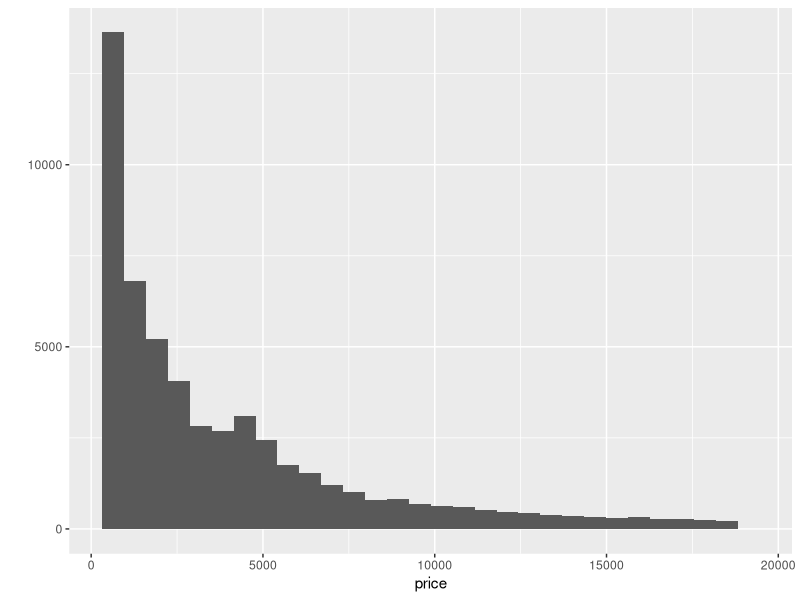
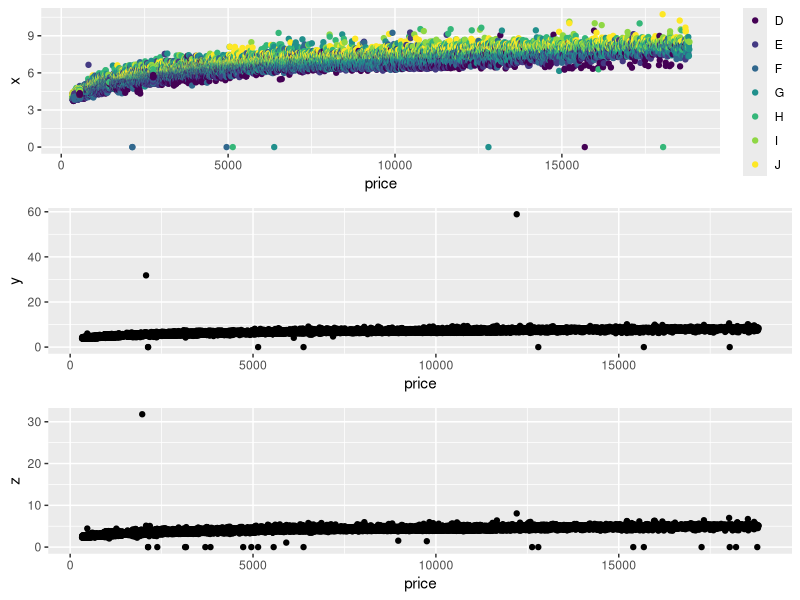
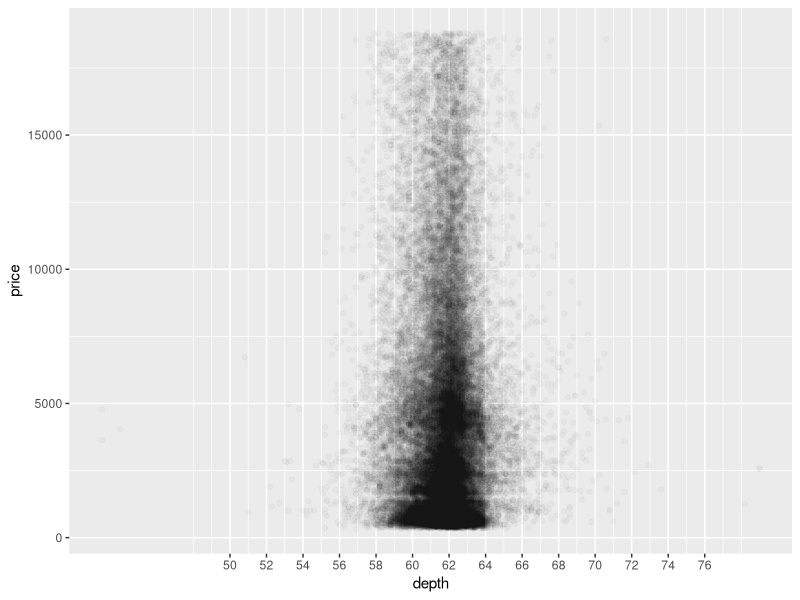
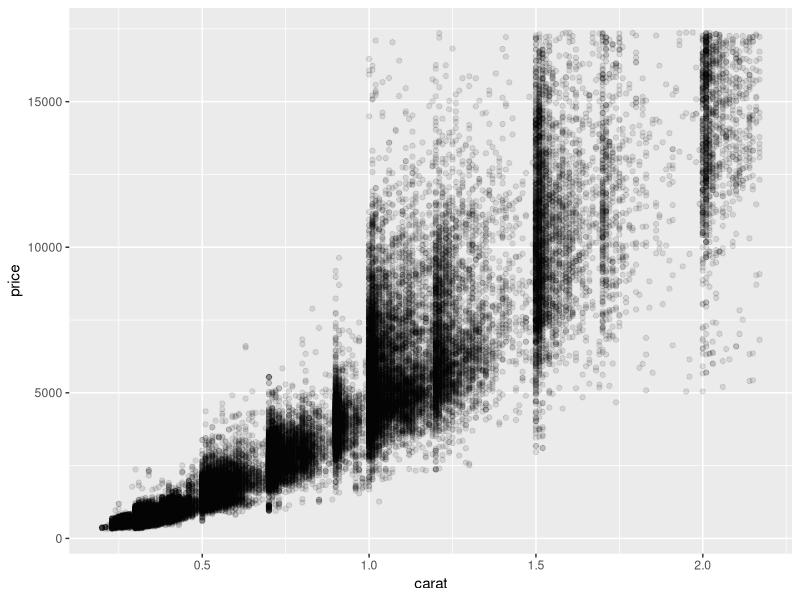
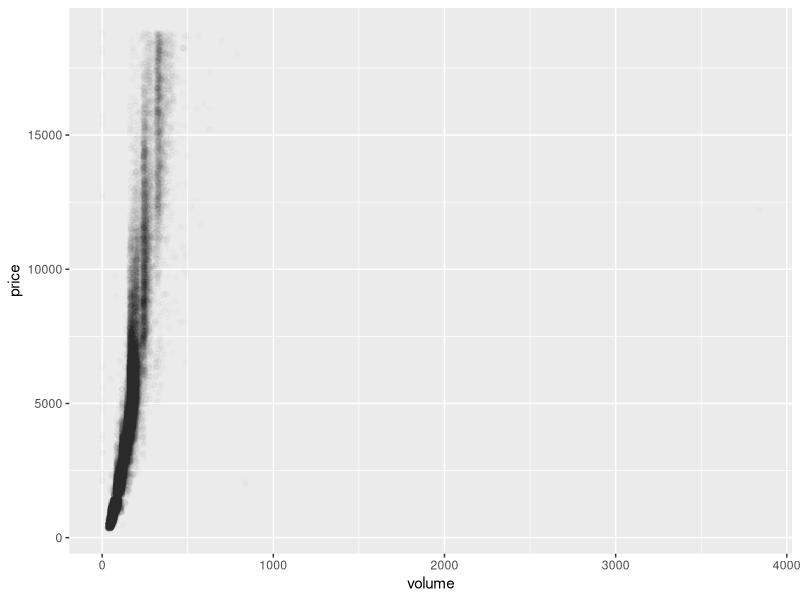
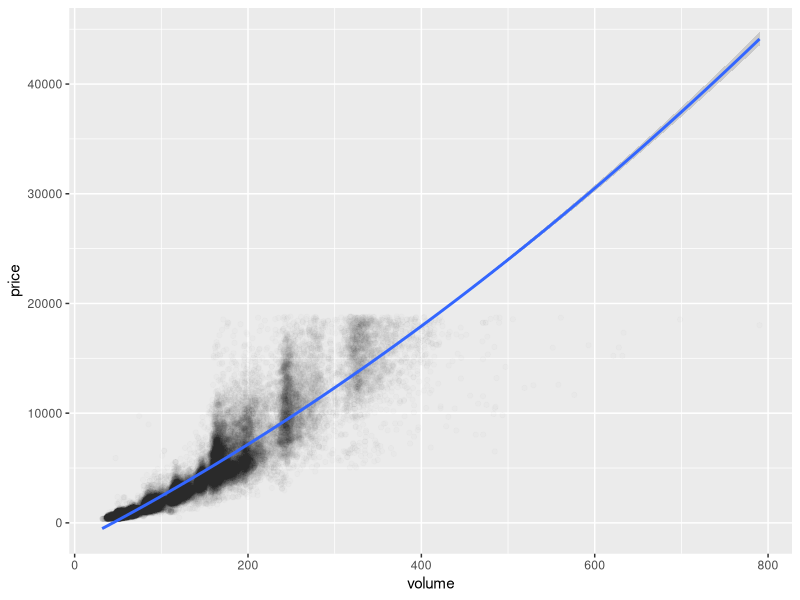
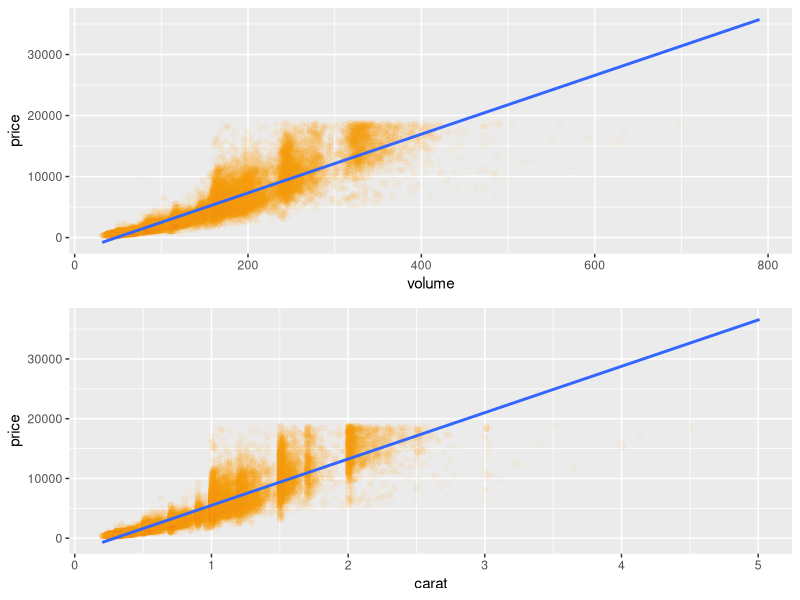
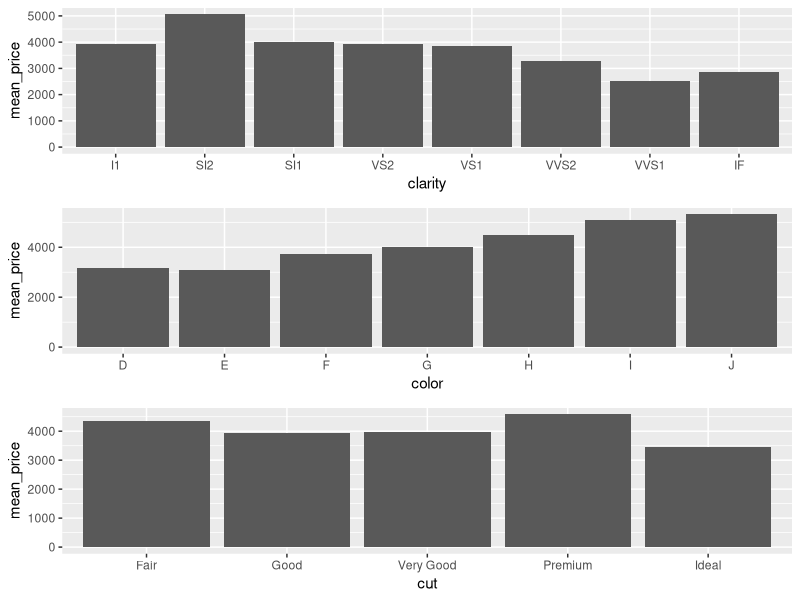

Here is the R script that generated these plots, in order:
## ---- chunk 1
knitr::opts_chunk$set(echo = TRUE)
## ---- chunk 2
library(ggplot2) #must load the ggplot package first
#detach("package:plyr", unload=TRUE)
#library(plyr)
library(dplyr)
library(gridExtra)
data(diamonds) #loads the diamonds data set since it comes with the ggplot package 
summary(diamonds)
# ?diamonds
## ---- chunk 3
qplot(x = price, data = diamonds)
## ---- chunk 4

p1 <- qplot(x = price, y = x, data = diamonds, colour=color)
p2 <-  qplot(x = price, y = y, data = diamonds)
p3 <-  qplot(x = price, y = z, data = diamonds)


grid.arrange(p1, p2, p3, ncol = 1)

# qplot docs:
# http://docs.ggplot2.org/0.9.3/qplot.html
## ---- chunk 5

#?cor.test

# formatted as: (data$column)

cor.test(diamonds$price, diamonds$x, method = 'pearson')
cor.test(diamonds$price, diamonds$y, method = 'pearson')
cor.test(diamonds$price, diamonds$z, method = 'pearson')

## ---- chunk 6

# ?scale_x_continuous

# simple scatter plot
# qplot(x = price, y = depth, data = diamonds)

# more complex scatter plot
ggplot(data = diamonds, aes(x = depth, y = price)) +
  geom_point(alpha=.025) +
  scale_x_continuous(breaks=seq(50,76,2))

## ---- chunk 7

cor.test(diamonds$depth, diamonds$price, method = 'pearson')

## ---- chunk 8

#?geom_point()

# more complex scatter plot and I took out the top 1% of all data (outliers perhaps)
ggplot(aes(x = carat, y = price), 
       data = subset(diamonds, diamonds$price < quantile(diamonds$price, 0.99) &
                       diamonds$carat < quantile(diamonds$carat, 0.99))) + 
  geom_point(alpha=0.10)
  #scale_x_continuous(breaks=seq(50,76,2))

## ---- chunk 9

# add new feature to data set: volume
diamonds$volume <- diamonds$x * diamonds$y * diamonds$z

# scatterplot
ggplot(data = diamonds, aes(x = volume, y = price)) +
  geom_point(alpha=.010)

# depends on plyr library
# count(diamonds$volume == 0)
# count(diamonds$volume > 1000)
# count(diamonds$volume > 750)

## ---- chunk 10

pf_800 <- subset(diamonds, !(volume == 0 | volume >= 800)) #or pf_800 <-subset(pf, volume > 0 & volume < 800) 

cor.test(pf_800$price, pf_800$volume , method = 'pearson')

## ---- chunk 11

ggplot(data = pf_800, aes(x = volume, y = price)) +
  geom_point(alpha=.010) +
#  geom_smooth(method = 'lm', color = 'red')
  geom_smooth(method = "lm", formula = y ~ poly(x,2), size = 1)


# Do you think this would be a useful model to estimate
# the price of diamonds? Why or why not?


## ---- chunk 12

diamonds$volume<- diamonds$x * diamonds$y * diamonds$z
set_volume <- subset(diamonds, volume > 0 & volume < 800)
 
p1 <- ggplot(aes(x = volume, y = price), data = set_volume ) +
  geom_point(alpha = 1/25, color = 'orange') 
p_v <- p1 + stat_smooth(method = "lm", formula = y ~ x, size = 1)

p2 <- ggplot(aes(x = carat, y = price), data = set_volume ) +
  geom_point(alpha = 1/25, color = 'orange') 
p_c <- p2 + stat_smooth(method = "lm", formula = y ~ x, size = 1)

grid.arrange(p_v, p_c)

cor.test(set_volume$carat, set_volume$volume, method = "pearson")

## ---- chunk 13

# detach("package:plyr", unload=TRUE) 

# Use the function dplyr package
# to create a new data frame containing
# info on diamonds by clarity.
#       (1) mean_price
#       (2) median_price
#       (3) min_price
#       (4) max_price
#       (5) n
# where n is the number of diamonds in each
# level of clarity.

diamondsByClarity <-
diamonds %>%
group_by(clarity) %>%
summarise(mean_price = mean(as.numeric(price)),
          median_price = median(as.numeric(price)),
          min_price = min(as.numeric(price)),
          max_price = max(as.numeric(price)),
          n = n()) %>%
arrange(clarity)

## ---- chunk 14

data(diamonds)
library(dplyr)

diamonds_by_clarity <- group_by(diamonds, clarity)
diamonds_mp_by_clarity <- summarise(diamonds_by_clarity, mean_price = mean(price))

diamonds_by_color <- group_by(diamonds, color)
diamonds_mp_by_color <- summarise(diamonds_by_color, mean_price = mean(price))

diamonds_by_cut <- group_by(diamonds, cut)
diamonds_mp_by_cut <- summarise(diamonds_by_cut, mean_price = mean(price))


p1 <- ggplot(aes(clarity, mean_price), data = diamonds_mp_by_clarity) +
geom_bar(stat = 'identity')

p2 <- ggplot(aes(color, mean_price), data = diamonds_mp_by_color) +
geom_bar(stat = 'identity')

p3 <- ggplot(aes(cut, mean_price), data = diamonds_mp_by_cut) +
geom_bar(stat = 'identity')


grid.arrange(p1, p2, p3)

# 
# We think something odd is going here. These trends seem to go against our intuition.
# 
# Mean price tends to decrease as clarity improves. The same can be said for color.
# cut is fairly standartd though the highest grade cut does decrease...

